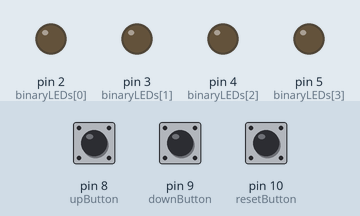
A sketch run on a simulated Arduino Uno, built with avr-gcc and run on an emulated ATmega328P. Parts: output pins drawn as LEDs (lit = HIGH). The test bench sets the inputs (shaded band); at power-on: pin 8 (upButton) LOW, pin 9 (downButton) LOW, pin 10 (resetButton) LOW.

Above: at 1.2 s.
1.3 s: pin 8 (upButton) pulled HIGH for 0.15 s
At 1.7 s:
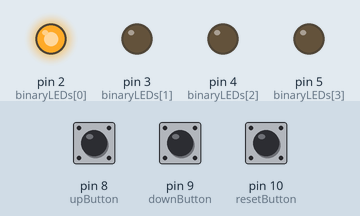
2.9 s: pin 8 (upButton) pulled HIGH for 1 s
At 4.1 s:
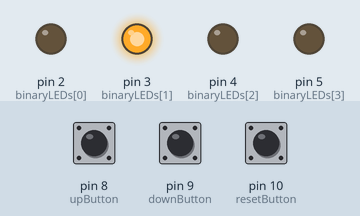
5.4 s: pin 8 (upButton) pulled HIGH for 0.15 s
At 6.0 s:
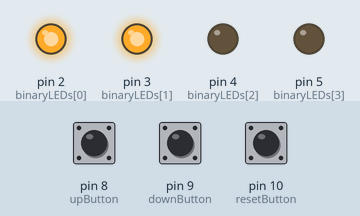
7.0 s: pin 8 (upButton) pulled HIGH for 3.2 s
At 8.4 s:
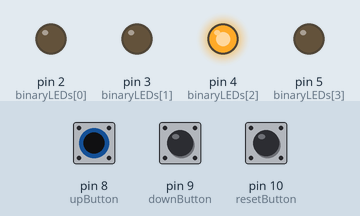
11.7 s: pin 8 (upButton) pulled HIGH for 0.15 s
At 12.0 s:
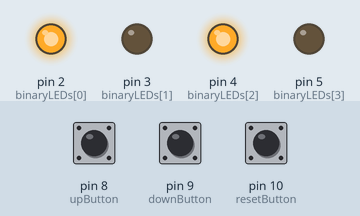
13.3 s: pin 8 (upButton) pulled HIGH for 1 s
At 14.4 s:
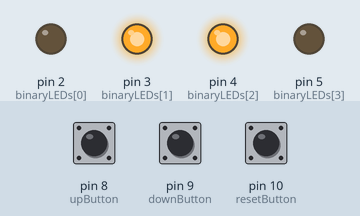
Timing chart, 0 to 16.3 s (numbered marks = the images above; inputs shaded):
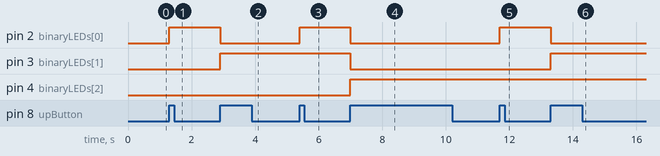

The sketch:

exercise5_binary_counter.ino.ino
```cpp
const int binaryLEDs[4] = {2, 3, 4, 5};

const int upButton = 8;
const int downButton = 9;
const int resetButton = 10;

int countValue = 0;

bool lastUpState = LOW;
bool lastDownState = LOW;
bool lastResetState = LOW;

unsigned long lastUpPress = 0;
unsigned long lastDownPress = 0;
unsigned long lastResetPress = 0;

const unsigned long debounceTime = 180;

void setup() {
  for (int i = 0; i < 4; i++) {
    pinMode(binaryLEDs[i], OUTPUT);
  }

  pinMode(upButton, INPUT);
  pinMode(downButton, INPUT);
  pinMode(resetButton, INPUT);

  displayBinary();
}

void loop() {
  bool upState = digitalRead(upButton);
  bool downState = digitalRead(downButton);
  bool resetState = digitalRead(resetButton);

  unsigned long now = millis();

  // Count up
  if (upState == HIGH &&
      lastUpState == LOW &&
      now - lastUpPress > debounceTime) {

    countValue++;

    if (countValue > 15) {
      countValue = 0;
    }

    displayBinary();
    lastUpPress = now;
  }

  // Count down
  if (downState == HIGH &&
      lastDownState == LOW &&
      now - lastDownPress > debounceTime) {

    countValue--;

    if (countValue < 0) {
      countValue = 15;
    }

    displayBinary();
    lastDownPress = now;
  }

  // Reset counter to zero
  if (resetState == HIGH &&
      lastResetState == LOW &&
      now - lastResetPress > debounceTime) {

    countValue = 0;
    displayBinary();

    lastResetPress = now;
  }

  lastUpState = upState;
  lastDownState = downState;
  lastResetState = resetState;
}

void displayBinary() {
  for (int bit = 0; bit < 4; bit++) {
    bool bitValue = bitRead(countValue, bit);
    digitalWrite(binaryLEDs[bit], bitValue);
  }
}
```

Measured:
- after the input at 1.3 s, pin 2 (binaryLEDs[0]): LOW → HIGH at once
- after the input at 2.9 s, pin 2 (binaryLEDs[0]): HIGH → LOW at once; pin 3 (binaryLEDs[1]): LOW → HIGH at once
- after the input at 5.4 s, pin 2 (binaryLEDs[0]): LOW → HIGH at once
- after the input at 7.0 s, pin 2 (binaryLEDs[0]), pin 3 (binaryLEDs[1]): HIGH → LOW at once; pin 4 (binaryLEDs[2]): LOW → HIGH at once
- after the input at 11.7 s, pin 2 (binaryLEDs[0]): LOW → HIGH at once
- after the input at 13.3 s, pin 2 (binaryLEDs[0]): HIGH → LOW at once; pin 3 (binaryLEDs[1]): LOW → HIGH at once
